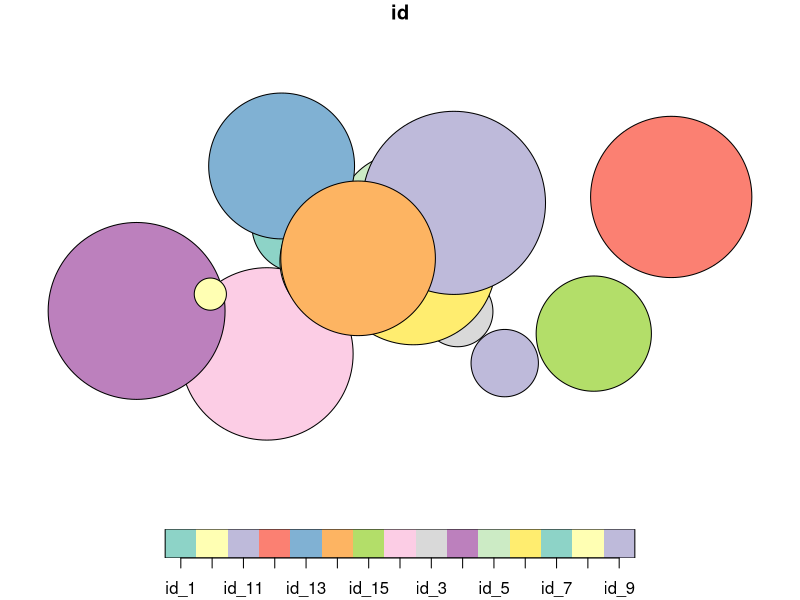

The R source for this figure: (Note: this script raises an error after producing the figure.)
library(tibble)
library(dplyr)
library(sf)

ncircles <- 15
rmax     <- 120
x_limits <- c(-70,70)
y_limits <- c(-30,30)
set.seed(100) 
xy <- data.frame(
  id = paste0("id_", 1:ncircles), 
  val = paste0("val_", 1:ncircles),
  x = runif(ncircles, min(x_limits), max(x_limits)),
  y = runif(ncircles, min(y_limits), max(y_limits)),
  stringsAsFactors = FALSE) %>% 
  as_tibble()

polys <- st_as_sf(xy, coords = c(3,4)) %>% 
  st_buffer(runif(ncircles, min = 1, max = 20)) 
plot(polys[1])

library(stringr)
get_difference_region <- function(cur, x, input_polys, keep_columns=c("id")){
  # browser()
   x <- x[!x==cur] # remove self 
  len <- length(x)
  input_poly_sfc <- st_geometry(input_polys)
  input_poly_attr <- as.data.frame(as.data.frame(input_polys)[, keep_columns])
  
  # base poly
  res_poly <- input_poly_sfc[[cur]]
  res_attr <- input_poly_attr[cur, ]
  
  # substract the intersection parts from base poly
  if(len > 0){
    for(i in 1:len){
      res_poly <- st_difference(res_poly, input_poly_sfc[[x[i]]]) 
    }
  }
  if (length(res_poly) > 0 ) {
    # print(paste0(i, "   ", res_poly))
    # res_attr$geom = res_poly
    # 
    # cbind(res_attr, data.frame(geom=st_as_text(res_poly)), stringsAsFactors = FALSE)
    no_int_feature =  st_sf(res_attr,  stringsAsFactors = FALSE, st_sfc(res_poly))
    
    return(no_int_feature)
  } else {
    
      return()
    }

}


get_intersection_region <- function(cur, x, input_polys, keep_columns=c("id"), sep="&"){
  x <- x[!x<=cur] # remove self and remove duplicated obj 
  len <- length(x)
  input_poly_sfc <- st_geometry(input_polys)
  input_poly_attr <- as.data.frame(as.data.frame(input_polys)[, keep_columns])
  
  res_df <- data.frame()
  if(len > 0){
    for(i in 1:len){
      res_poly <- st_intersection(input_poly_sfc[[cur]], input_poly_sfc[[x[i]]])
      res_attr <- list()
      for(j in 1:length(keep_columns)){
        pred_attr <- str_split(input_poly_attr[cur, j], sep, simplify = TRUE)
        next_attr <- str_split(input_poly_attr[x[i], j], sep, simplify = TRUE)
        res_attr[[j]] <- paste(sort(unique(c(pred_attr, next_attr))), collapse=sep)
      }
      res_attr <- as.data.frame(res_attr)
      colnames(res_attr) <- keep_columns
      single_part <- sf
      res_df <- rbind(res_df, cbind(res_attr, data.frame(geom=st_as_text(res_poly))))
    }
  }
  return(res_df)
}


# init
close_df <- data.frame()
open_sf <- polys

# main loop
while(!is.null(open_sf)) {
  flag <- st_intersects(open_sf, open_sf)
  close_df = list()
  for(i in 1:length(flag)) {
    cur_df <- get_difference_region(i, flag[[i]], open_sf, keep_column = c("id", "val"))
    close_df[[i]] <- cur_df
  }
  close_df <- data.table::rbindlist(close_df)
  cur_open <- data.frame()
  for(i in 1:length(flag)) {
    cur_df <- get_intersection_region(i, flag[[i]], open_sf, keep_column = c("id", "val"))
    cur_open <- rbind(cur_open, cur_df)
  }
  if(nrow(cur_open) != 0) {
    cur_open <- cur_open[row.names(cur_open %>% select(-geom) %>% distinct()),]
    open_sf <- st_as_sf(cur_open, wkt="geom")
  }
  else{
    open_sf <- NULL
  }
}

close_sf <- close_df %>% 
  mutate(geom = as.character(geom)) %>% 
  st_as_sf(close_df, wkt="geom")
close_sf
plot(close_sf)
